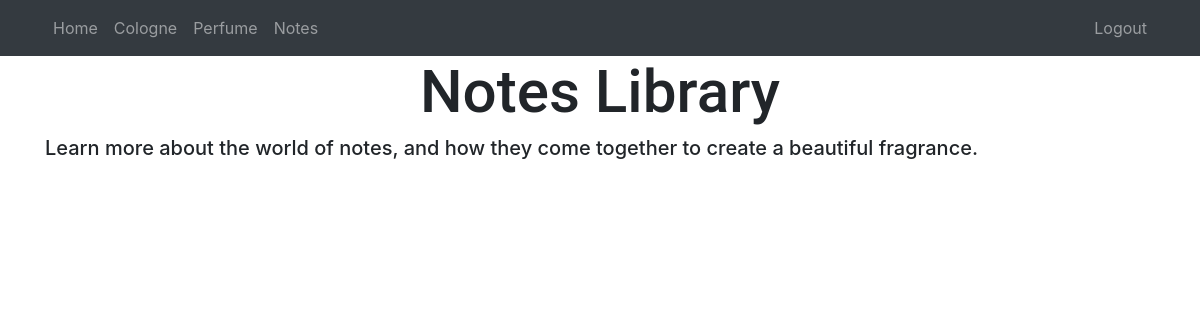
Before: /product/notes (signed in) with the older database file.
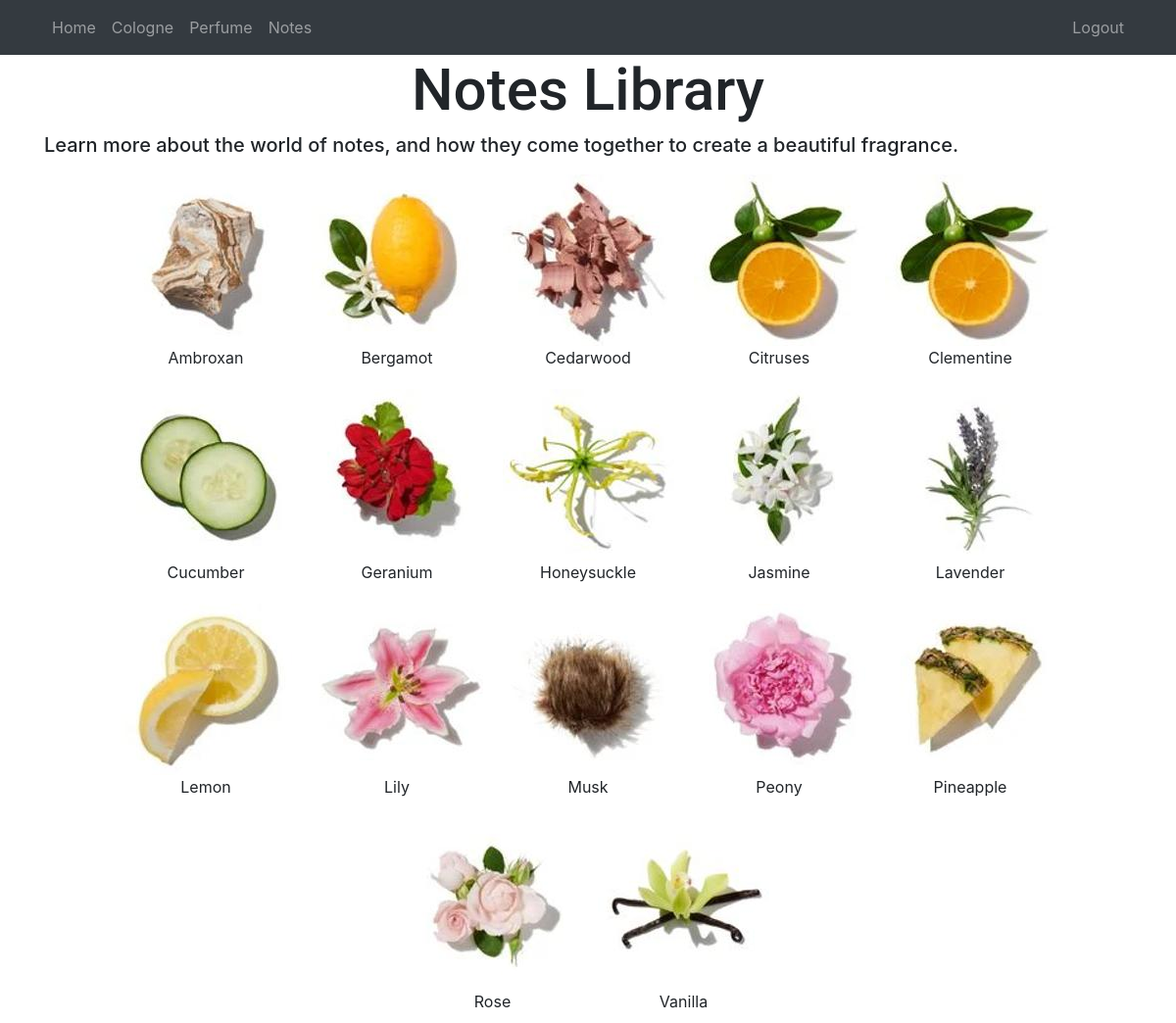
After: the same page with the newer database file.
### website/models.py (models this page shows)
class Notes(db.Model):
    note_id = db.Column(db.Integer,primary_key=True)
    note_name = db.Column(db.String(150))
    description = db.Column(db.String(1000))

### website/product.py (the view)
@product_bp.route('notes')
def notes_library_page():
    notes = Notes.query.all()
    return render_template("notes_library.html", user =current_user, notes=notes)

### website/__init__.py (called while the page is built)
def create_app():
    app = Flask(__name__)
    app.config['SECRET_KEY'] = 'abcdefg'
    app.config['SQLALCHEMY_DATABASE_URI'] = 'sqlite:////Users/abcbrianlee/CS Folder/ECommerce_Site/database.db'
    db.init_app(app)
    from .views import views
    from .auth import auth
    from .product import product_bp, Product
    app.register_blueprint(views, url_prefix='/')
    app.register_blueprint(auth, url_prefix='/auth')
    app.register_blueprint(product_bp, url_prefix='/product')
    from .models import User, Product
    with app.app_context():
        db.create_all()
    login_manager = LoginManager()
    login_manager.login_view='auth.login'
    login_manager.init_app(app)
    @login_manager.user_loader
    def load_user(id):
        return User.query.get(int(id))
    return app

### website/templates/notes_library.html (shortened to what this page needs)
{% extends "base.html" %}
{% block content %}
<h1>Notes Library</h1>
<h5>Learn more about the world of notes, and how they come together to create a beautiful fragrance.</h5>
<div class="note-container">
{%for note in notes|sort(attribute='note_name') %}
    <div class = "note-item">
    <a href="{{ url_for('product.notes_page', note_id=note.note_id) }}">
    <img src="{{ url_for('static', filename=(note.note_name  + '_library' + '.jpg')) }}" alt="Note Image">
    </a>
    {{note.note_name}}
    </div>
{% endfor %}
</div>
{% endblock %}

### website/templates/base.html (shortened to what this page needs)
<!DOCTYPE html>
<html>
    <head>
        <link
      rel="stylesheet"
      href="https://stackpath.bootstrapcdn.com/bootstrap/4.4.1/css/bootstrap.min.css"
    />
    <link
      rel="stylesheet"
      href="https://stackpath.bootstrapcdn.com/font-awesome/4.7.0/css/font-awesome.min.css"
    />
    </head>
    <body>
      <nav class="navbar navbar-expand-lg navbar-dark bg-dark">
        <div class="container text-center">
            <div class="collapse navbar-collapse" id="navbar">
                {% if user.is_authenticated %}
                    <ul class="navbar-nav mr-auto">
                        <li class="nav-item">
                            <a class="nav-link" id="home" href="/">Home</a>
                        </li>
                        <li class="nav-item">
                            <a class="nav-link" id="product" href="/product/cologne">Cologne</a>
                        </li>
                        <li class="nav-item">
                            <a class="nav-link" id="perfume" href="/product/perfume">Perfume</a>
                        </li>
                        <li class="nav-item">
                            <a class="nav-link" id="notes" href="/product/notes">Notes</a>
                        </li>
                    </ul>
                    <ul class="navbar-nav ml-auto">
                      <li class="nav-item">
                        <a class="nav-link" id="logout" href="/auth/logout">Logout</a>
                    </li>
                    </ul>
                {% endif %}
            </div>
        </div>
    </nav>
    <div class="container">
    {%block content %}
    {% endblock %}
    </div>
    </body>
</html>

### website/templates/base.html (style rules this page uses)
h1 { font-size:60px; font-family: Roboto; text-align: center; }

### website/templates/notes_library.html (style rules this page uses)
.note-container { display: flex; flex-wrap: wrap; align-items: center; justify-content: center; }
.note-item { display: flex; flex-direction: column; align-items: center; margin: 10px; text-align: center; }
.note-item img { max-width: 200px; height: auto; }

Changed rows visible on the page:
added Notes: note_name (picture), note_name "Ambroxan"
added Notes: note_name (picture), note_name "Bergamot"
added Notes: note_name (picture), note_name "Cedarwood"
added Notes: note_name (picture), note_name "Citruses"
added Notes: note_name (picture), note_name "Clementine"
added Notes: note_name (picture), note_name "Cucumber"
added Notes: note_name (picture), note_name "Geranium"
added Notes: note_name (picture), note_name "Honeysuckle"
added Notes: note_name (picture), note_name "Jasmine"
added Notes: note_name (picture), note_name "Lavender"
added Notes: note_name (picture), note_name "Lemon"
added Notes: note_name (picture), note_name "Lily"
added Notes: note_name (picture), note_name "Musk"
added Notes: note_name (picture), note_name "Peony"
added Notes: note_name (picture), note_name "Pineapple"
added Notes: note_name (picture), note_name "Rose"
added Notes: note_name (picture), note_name "Vanilla"
